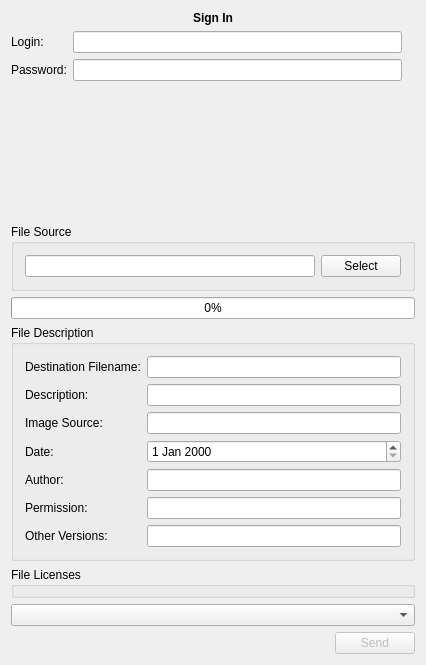
<?xml version="1.0" encoding="UTF-8"?>
<ui version="4.0">
 <class>MainWindow</class>
 <widget class="QMainWindow" name="MainWindow">
  <property name="geometry">
   <rect>
    <x>0</x>
    <y>0</y>
    <width>426</width>
    <height>665</height>
   </rect>
  </property>
  <property name="windowTitle">
   <string>Upload an Image</string>
  </property>
  <widget class="QWidget" name="centralWidget">
   <layout class="QGridLayout" name="gridLayout_2">
    <item row="13" column="1">
     <layout class="QHBoxLayout" name="horizontalLayout_2">
      <item>
       <spacer name="horizontalSpacer">
        <property name="orientation">
         <enum>Qt::Horizontal</enum>
        </property>
        <property name="sizeHint" stdset="0">
         <size>
          <width>40</width>
          <height>20</height>
         </size>
        </property>
       </spacer>
      </item>
      <item>
       <widget class="QPushButton" name="pushButton">
        <property name="enabled">
         <bool>false</bool>
        </property>
        <property name="text">
         <string notr="true">Send</string>
        </property>
       </widget>
      </item>
     </layout>
    </item>
    <item row="2" column="1">
     <widget class="QGroupBox" name="groupBox">
      <property name="title">
       <string notr="true">File Source</string>
      </property>
      <property name="flat">
       <bool>true</bool>
      </property>
      <property name="checkable">
       <bool>false</bool>
      </property>
      <layout class="QHBoxLayout" name="horizontalLayout">
       <item>
        <widget class="QLineEdit" name="lineEdit"/>
       </item>
       <item>
        <widget class="QPushButton" name="parcourir">
         <property name="text">
          <string notr="true">Select</string>
         </property>
        </widget>
       </item>
      </layout>
     </widget>
    </item>
    <item row="1" column="1">
     <layout class="QGridLayout" name="gridLayout">
      <item row="1" column="0">
       <widget class="QLabel" name="mLoginLabel">
        <property name="text">
         <string notr="true">Login:</string>
        </property>
       </widget>
      </item>
      <item row="1" column="1">
       <widget class="QLineEdit" name="mLoginEdit"/>
      </item>
      <item row="2" column="0">
       <widget class="QLabel" name="mMdpLabel">
        <property name="text">
         <string notr="true">Password:</string>
        </property>
       </widget>
      </item>
      <item row="2" column="1">
       <widget class="QLineEdit" name="mMdpEdit">
        <property name="echoMode">
         <enum>QLineEdit::Password</enum>
        </property>
       </widget>
      </item>
      <item row="3" column="0">
       <spacer name="verticalSpacer">
        <property name="orientation">
         <enum>Qt::Vertical</enum>
        </property>
        <property name="sizeHint" stdset="0">
         <size>
          <width>20</width>
          <height>40</height>
         </size>
        </property>
       </spacer>
      </item>
      <item row="1" column="2" rowspan="3">
       <widget class="QLabel" name="previewLabel">
        <property name="text">
         <string/>
        </property>
        <property name="alignment">
         <set>Qt::AlignHCenter|Qt::AlignTop</set>
        </property>
       </widget>
      </item>
     </layout>
    </item>
    <item row="0" column="1">
     <widget class="QLabel" name="label_2">
      <property name="font">
       <font>
        <weight>75</weight>
        <bold>true</bold>
       </font>
      </property>
      <property name="text">
       <string notr="true">Sign In</string>
      </property>
      <property name="scaledContents">
       <bool>false</bool>
      </property>
      <property name="alignment">
       <set>Qt::AlignCenter</set>
      </property>
     </widget>
    </item>
    <item row="5" column="1" rowspan="2">
     <widget class="QGroupBox" name="groupBox_2">
      <property name="title">
       <string notr="true">File Description</string>
      </property>
      <property name="flat">
       <bool>true</bool>
      </property>
      <layout class="QGridLayout" name="gridLayout_3">
       <item row="4" column="0">
        <widget class="QLabel" name="authorLabel">
         <property name="text">
          <string notr="true">Author:</string>
         </property>
        </widget>
       </item>
       <item row="2" column="1">
        <widget class="QLineEdit" name="sourceEdit"/>
       </item>
       <item row="1" column="1">
        <widget class="QLineEdit" name="descriptionEdit"/>
       </item>
       <item row="6" column="0">
        <widget class="QLabel" name="versionsLabel">
         <property name="text">
          <string notr="true">Other Versions:</string>
         </property>
        </widget>
       </item>
       <item row="4" column="1">
        <widget class="QLineEdit" name="authorEdit"/>
       </item>
       <item row="5" column="0">
        <widget class="QLabel" name="permissionLabel">
         <property name="text">
          <string notr="true">Permission:</string>
         </property>
        </widget>
       </item>
       <item row="5" column="1">
        <widget class="QLineEdit" name="permissionEdit"/>
       </item>
       <item row="6" column="1">
        <widget class="QLineEdit" name="versionsEdit"/>
       </item>
       <item row="1" column="0">
        <widget class="QLabel" name="label_3">
         <property name="text">
          <string notr="true">Description:</string>
         </property>
        </widget>
       </item>
       <item row="3" column="1">
        <widget class="QDateEdit" name="dateEdit"/>
       </item>
       <item row="3" column="0">
        <widget class="QLabel" name="dateLabel">
         <property name="text">
          <string notr="true">Date:</string>
         </property>
        </widget>
       </item>
       <item row="2" column="0">
        <widget class="QLabel" name="sourceLabel">
         <property name="text">
          <string notr="true">Image Source:</string>
         </property>
        </widget>
       </item>
       <item row="0" column="0">
        <widget class="QLabel" name="label">
         <property name="text">
          <string notr="true">Destination Filename:</string>
         </property>
        </widget>
       </item>
       <item row="0" column="1">
        <widget class="QLineEdit" name="lineEdit_2">
         <property name="focusPolicy">
          <enum>Qt::StrongFocus</enum>
         </property>
        </widget>
       </item>
      </layout>
     </widget>
    </item>
    <item row="4" column="1">
     <widget class="QProgressBar" name="progressBar">
      <property name="enabled">
       <bool>true</bool>
      </property>
      <property name="value">
       <number>0</number>
      </property>
     </widget>
    </item>
    <item row="9" column="1">
     <widget class="QComboBox" name="comboBox"/>
    </item>
    <item row="8" column="0">
     <layout class="QVBoxLayout" name="verticalLayout"/>
    </item>
    <item row="7" column="1">
     <widget class="QGroupBox" name="groupBox_3">
      <property name="layoutDirection">
       <enum>Qt::LeftToRight</enum>
      </property>
      <property name="title">
       <string notr="true">File Licenses</string>
      </property>
      <property name="flat">
       <bool>true</bool>
      </property>
     </widget>
    </item>
   </layout>
  </widget>
 </widget>
 <layoutdefault spacing="6" margin="11"/>
 <tabstops>
  <tabstop>mLoginEdit</tabstop>
  <tabstop>mMdpEdit</tabstop>
  <tabstop>lineEdit</tabstop>
  <tabstop>parcourir</tabstop>
  <tabstop>lineEdit_2</tabstop>
  <tabstop>descriptionEdit</tabstop>
  <tabstop>sourceEdit</tabstop>
  <tabstop>dateEdit</tabstop>
  <tabstop>authorEdit</tabstop>
  <tabstop>permissionEdit</tabstop>
  <tabstop>versionsEdit</tabstop>
  <tabstop>pushButton</tabstop>
 </tabstops>
 <resources/>
 <connections/>
 <slots>
  <slot>parcourirFiles()</slot>
 </slots>
</ui>
